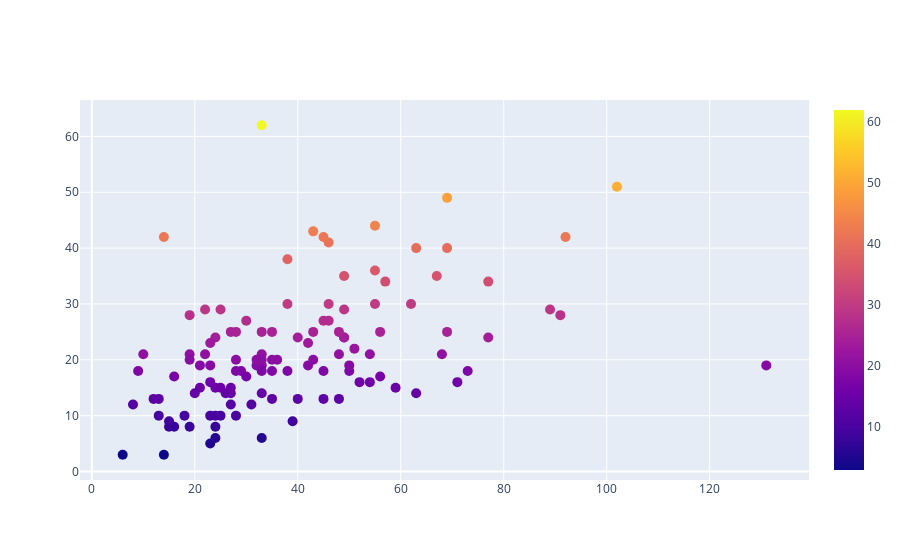

The notebook cell saved with this chart:
### Markdown cell above
Información: 
 - x = x axis
 - y = y axis
- mode = markers(scatter)
- marker = marker properties
- color = third dimension of plot. Internaltional score
- size = fourth dimension of plot. Number of students
- text: university names

### Code cell
num_students_size  = df2016.Player
international_color = df2016.STL
data = [
    {
        'y': df2016.STL,
        'x': df2016.TOV,
        'mode': 'markers',
        'marker': {
            'color': international_color,
            'size': 10,
            'showscale': True
        },
        "text" :  df2016.Team   
    }
]
iplot(data)

### Figure 1 — Plotly figure (JSON) as saved in the notebook; plotly's stock layout.template omitted (floating-point values rounded to 4 significant figures)
{"data": [{"marker": {"color": [21, 51, 24, 28, 29, 29, 42, 36, 19, 21, 41, 18, 34, 35, 24, 30, 21, 25, 18, 44, 25, 13, 34, 42, 22, 13, 30, 19, 8, 35, 10, 24, 18, 49, 40, 40, 20, 24, 25, 18, 21, 27, 19, 43, 25, 23, 20, 30, 14, 62, 20, 30, 18, 18, 29, 17, 21, 27, 15, 25, 14, 17, 19, 17, 8, 19, 27, 21, 16, 24, 12, 9, 16, 20, 16, 14, 23, 8, 29, 12, 5, 25, 20, 20, 10, 38, 6, 28, 18, 14, 13, 15, 20, 21, 10, 25, 3, 18, 19, 18, 25, 16, 13, 13, 42, 14, 15, 15, 13, 3, 6, 9, 10, 12, 8, 15, 10, 10, 19], "showscale": true, "size": 10}, "mode": "markers", "text": ["UNI", "DBI", "RMB", "CSKA", "DBI", "EFE", "CAJ", "EFE", "OLY", "OLY", "PAN", "ZAL", "FCB", "FEN", "ZVE", "FEN", "EFE", "PAN", "BRO", "DBI", "OLY", "CAJ", "RMB", "CAJ", "BRO", "RMB", "EFE", "CAJ", "RMB", "FEN", "UNI", "GAL", "ZAL", "PAN", "EFE", "GAL", "DBI", "CSKA", "MIL", "FEN", "MAC", "MIL", "GAL", "OLY", "CSKA", "BRO", "BRO", "ZVE", "UNI", "ZVE", "FCB", "RMB", "OLY", "FEN", "DBI", "RMB", "MIL", "ZAL", "PAN", "CSKA", "BRO", "CSKA", "ZAL", "FCB", "EFE", "GAL", "FEN", "EFE", "ZAL", "MAC", "MIL", "ZAL", "BRO", "FCB", "ZVE", "ZVE", "CAJ", "ZAL", "PAN", "GAL", "GAL", "OLY", "CSKA", "CSKA", "UNI", "RMB", "DBI", "CSKA", "ZVE", "FEN", "MAC", "GAL", "MIL", "RMB", "BRO", "FCB", "MAC", "PAN", "OLY", "UNI", "MAC", "FCB", "MIL", "RMB", "ZVE", "FCB", "MIL", "ZVE", "ZVE", "DBI", "MAC", "MIL", "GAL", "DBI", "BRO", "UNI", "MAC", "ZAL", "UNI"], "type": "scatter", "x": [68, 102, 77, 91, 49, 89, 92, 55, 131, 22, 46, 50, 77, 67, 24, 38, 33, 28, 45, 55, 27, 48, 57, 45, 51, 40, 55, 32, 24, 49, 24, 49, 29, 69, 63, 69, 35, 49, 69, 35, 54, 30, 33, 43, 48, 42, 32, 46, 63, 33, 36, 62, 38, 73, 22, 30, 48, 45, 59, 56, 26, 16, 50, 56, 15, 42, 46, 19, 71, 40, 31, 39, 52, 19, 54, 27, 23, 19, 25, 27, 23, 43, 33, 28, 25, 38, 24, 19, 33, 33, 45, 21, 43, 10, 28, 33, 14, 28, 21, 9, 35, 23, 12, 13, 14, 20, 25, 27, 35, 6, 33, 15, 23, 8, 16, 24, 13, 18, 23], "y": [21, 51, 24, 28, 29, 29, 42, 36, 19, 21, 41, 18, 34, 35, 24, 30, 21, 25, 18, 44, 25, 13, 34, 42, 22, 13, 30, 19, 8, 35, 10, 24, 18, 49, 40, 40, 20, 24, 25, 18, 21, 27, 19, 43, 25, 23, 20, 30, 14, 62, 20, 30, 18, 18, 29, 17, 21, 27, 15, 25, 14, 17, 19, 17, 8, 19, 27, 21, 16, 24, 12, 9, 16, 20, 16, 14, 23, 8, 29, 12, 5, 25, 20, 20, 10, 38, 6, 28, 18, 14, 13, 15, 20, 21, 10, 25, 3, 18, 19, 18, 25, 16, 13, 13, 42, 14, 15, 15, 13, 3, 6, 9, 10, 12, 8, 15, 10, 10, 19]}], "layout": {}}
